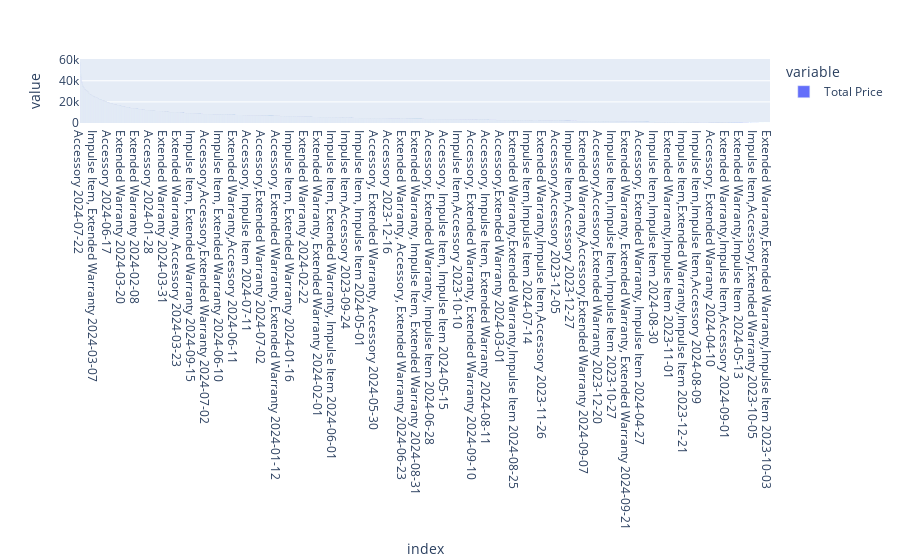

Here is the notebook cell this chart was saved with:
### Code cell
by_add_on_and_date = data.groupby(['Add-ons Purchased', 'Purchase Date'])['Total Price'].sum().sort_values(ascending = False)
by_add_on_and_date.index = by_add_on_and_date.index.map(lambda x: x[0] + ' ' + x[1])
by_add_on_and_date

px.bar(by_add_on_and_date)

### Figure 1 — Plotly figure (JSON) as saved in the notebook; plotly's stock layout.template omitted (floating-point values rounded to 4 significant figures; data arrays with more than 128 entries replaced by an {"elided": "..."} marker saying what was removed)
{"data": [{"alignmentgroup": "True", "hovertemplate": "variable=Total Price<br>index=%{x}<br>value=%{y}<extra></extra>", "legendgroup": "Total Price", "marker": {"color": "#636efa", "pattern": {"shape": ""}}, "name": "Total Price", "offsetgroup": "Total Price", "orientation": "v", "showlegend": true, "textposition": "auto", "type": "bar", "x": {"elided": "8702 str values"}, "xaxis": "x", "y": {"elided": "8702 float values"}, "yaxis": "y"}], "layout": {"barmode": "relative", "legend": {"title": {"text": "variable"}, "tracegroupgap": 0}, "margin": {"t": 60}, "xaxis": {"anchor": "y", "domain": [0, 1], "title": {"text": "index"}}, "yaxis": {"anchor": "x", "domain": [0, 1], "title": {"text": "value"}}}}
